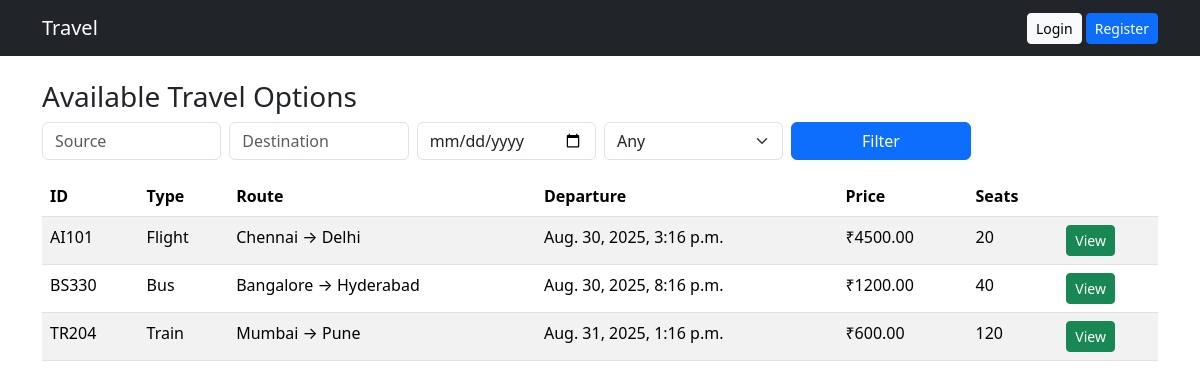
The page /travel/ on the database its author committed.
### travel/models.py (models this page shows, shortened)
class TravelOption(models.Model):
    class Type(models.TextChoices):
        FLIGHT="FLIGHT","Flight"; TRAIN="TRAIN","Train"; BUS="BUS","Bus"
    travel_id = models.CharField(max_length=20, unique=True)
    type = models.CharField(max_length=10, choices=Type.choices)
    source = models.CharField(max_length=100)
    destination = models.CharField(max_length=100)
    departure = models.DateTimeField()
    price = models.DecimalField(max_digits=10, decimal_places=2)
    available_seats = models.PositiveIntegerField(default=0)

### travel/views.py (the view)
# urls.py: path("", views.travel_list, name="list"),
def travel_list(request):
    qs = TravelOption.objects.all().order_by("departure")
    t = request.GET.get("type"); s = request.GET.get("source"); d = request.GET.get("dest"); date = request.GET.get("date")
    if t: qs = qs.filter(type=t)
    if s: qs = qs.filter(source__icontains=s)
    if d: qs = qs.filter(destination__icontains=d)
    if date: qs = qs.filter(departure__date=date)
    return render(request, "travel/list.html", {"items": qs, "q": request.GET})

### templates/travel/list.html (shortened to what this page needs)
{% extends "base.html" %}{% block content %}
<h3>Available Travel Options</h3>
<form class="row g-2 mb-3">
  <div class="col-12 col-md-2"><input name="source" value="{{ q.source }}" class="form-control" placeholder="Source"></div>
  <div class="col-12 col-md-2"><input name="dest" value="{{ q.dest }}" class="form-control" placeholder="Destination"></div>
  <div class="col-12 col-md-2"><input type="date" name="date" value="{{ q.date }}" class="form-control"></div>
  <div class="col-12 col-md-2">
    <select name="type" class="form-select">
      <option value="">Any</option>
    </select>
  </div>
  <div class="col-12 col-md-2"><button class="btn btn-primary w-100">Filter</button></div>
</form>
<div class="table-responsive">
<table class="table table-striped">
  <thead><tr><th>ID</th><th>Type</th><th>Route</th><th>Departure</th><th>Price</th><th>Seats</th><th></th></tr></thead>
  <tbody>
    {% for i in items %}
      <tr>
        <td>{{ i.travel_id }}</td>
        <td>{{ i.get_type_display }}</td>
        <td>{{ i.source }} → {{ i.destination }}</td>
        <td>{{ i.departure }}</td>
        <td>₹{{ i.price }}</td>
        <td>{{ i.available_seats }}</td>
        <td><a class="btn btn-sm btn-success" href="{% url 'travel:detail' i.pk %}">View</a></td>
      </tr>
    {% empty %}
      <tr><td colspan="7">No options found.</td></tr>
    {% endfor %}
  </tbody>
</table>
</div>
{% endblock %}

### templates/base.html (shortened to what this page needs)
<!doctype html><html><head>
<link href="https://cdn.jsdelivr.net/npm/bootstrap@5.3.3/dist/css/bootstrap.min.css" rel="stylesheet">
</head><body>
<nav class="navbar navbar-expand-lg navbar-dark bg-dark mb-4">
  <div class="container">
    <a class="navbar-brand" href="{% url 'travel:list' %}">Travel</a>
    <div class="ms-auto">
      {% if user.is_authenticated %}
        <a class="btn btn-outline-light btn-sm" href="{% url 'travel:bookings' %}">My Bookings</a>
        <a class="btn btn-outline-light btn-sm" href="{% url 'travel:profile' %}">Profile</a>
        <a class="btn btn-warning btn-sm" href="{% url 'logout' %}">Logout</a>
      {% else %}
        <a class="btn btn-light btn-sm" href="{% url 'login' %}">Login</a>
        <a class="btn btn-primary btn-sm" href="{% url 'travel:register' %}">Register</a>
      {% endif %}
    </div>
  </div>
</nav>
<div class="container">
  {% block content %}{% endblock %}
</div>
</body></html>

### rows shown on the page
TravelOption: travel_id "AI101", type "Flight", source "Chennai", destination "Delhi", departure "Aug. 30, 2025, 3:16 p.m.", price "4500.00", available_seats "20"
TravelOption: travel_id "BS330", type "Bus", source "Bangalore", destination "Hyderabad", departure "Aug. 30, 2025, 8:16 p.m.", price "1200.00", available_seats "40"
TravelOption: travel_id "TR204", type "Train", source "Mumbai", destination "Pune", departure "Aug. 31, 2025, 1:16 p.m.", price "600.00", available_seats "120"
